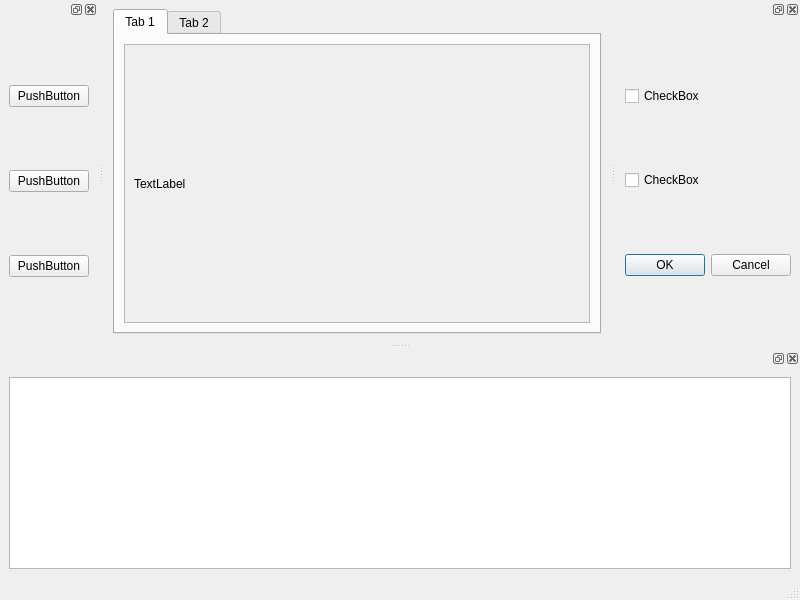
<?xml version="1.0" encoding="UTF-8"?>
<ui version="4.0">
 <class>MainWindow</class>
 <widget class="QMainWindow" name="MainWindow">
  <property name="geometry">
   <rect>
    <x>0</x>
    <y>0</y>
    <width>800</width>
    <height>600</height>
   </rect>
  </property>
  <property name="windowTitle">
   <string>MainWindow</string>
  </property>
  <widget class="QWidget" name="centralwidget">
   <layout class="QVBoxLayout" name="verticalLayout">
    <item>
     <widget class="QTabWidget" name="tabWidget">
      <widget class="QWidget" name="tab">
       <attribute name="title">
        <string>Tab 1</string>
       </attribute>
       <layout class="QGridLayout" name="gridLayout_3">
        <item row="0" column="0">
         <widget class="QScrollArea" name="scrollArea">
          <property name="widgetResizable">
           <bool>true</bool>
          </property>
          <widget class="QWidget" name="scrollAreaWidgetContents">
           <property name="geometry">
            <rect>
             <x>0</x>
             <y>0</y>
             <width>566</width>
             <height>292</height>
            </rect>
           </property>
           <layout class="QVBoxLayout" name="verticalLayout_4">
            <item>
             <widget class="QLabel" name="label">
              <property name="text">
               <string>TextLabel</string>
              </property>
             </widget>
            </item>
           </layout>
          </widget>
         </widget>
        </item>
       </layout>
      </widget>
      <widget class="QWidget" name="tab_2">
       <attribute name="title">
        <string>Tab 2</string>
       </attribute>
      </widget>
     </widget>
    </item>
   </layout>
  </widget>
  <widget class="QMenuBar" name="menubar">
   <property name="geometry">
    <rect>
     <x>0</x>
     <y>0</y>
     <width>800</width>
     <height>18</height>
    </rect>
   </property>
  </widget>
  <widget class="QStatusBar" name="statusbar"/>
  <widget class="QDockWidget" name="dockWidget">
   <property name="allowedAreas">
    <set>Qt::LeftDockWidgetArea</set>
   </property>
   <attribute name="dockWidgetArea">
    <number>1</number>
   </attribute>
   <widget class="QWidget" name="dockWidgetContents">
    <layout class="QVBoxLayout" name="verticalLayout_3">
     <item>
      <widget class="QPushButton" name="pushButton">
       <property name="text">
        <string>PushButton</string>
       </property>
      </widget>
     </item>
     <item>
      <widget class="QPushButton" name="pushButton_2">
       <property name="text">
        <string>PushButton</string>
       </property>
      </widget>
     </item>
     <item>
      <widget class="QPushButton" name="pushButton_3">
       <property name="text">
        <string>PushButton</string>
       </property>
      </widget>
     </item>
    </layout>
   </widget>
  </widget>
  <widget class="QDockWidget" name="dockWidget_2">
   <property name="allowedAreas">
    <set>Qt::RightDockWidgetArea</set>
   </property>
   <attribute name="dockWidgetArea">
    <number>2</number>
   </attribute>
   <widget class="QWidget" name="dockWidgetContents_2">
    <layout class="QGridLayout" name="gridLayout_2">
     <item row="0" column="0">
      <widget class="QCheckBox" name="checkBox">
       <property name="text">
        <string>CheckBox</string>
       </property>
      </widget>
     </item>
     <item row="1" column="0">
      <widget class="QCheckBox" name="checkBox_2">
       <property name="text">
        <string>CheckBox</string>
       </property>
      </widget>
     </item>
     <item row="2" column="0">
      <widget class="QDialogButtonBox" name="buttonBox">
       <property name="standardButtons">
        <set>QDialogButtonBox::Cancel|QDialogButtonBox::Ok</set>
       </property>
      </widget>
     </item>
    </layout>
   </widget>
  </widget>
  <widget class="QDockWidget" name="dockWidget_3">
   <property name="allowedAreas">
    <set>Qt::BottomDockWidgetArea</set>
   </property>
   <attribute name="dockWidgetArea">
    <number>8</number>
   </attribute>
   <widget class="QWidget" name="dockWidgetContents_3">
    <layout class="QVBoxLayout" name="verticalLayout_2">
     <item>
      <widget class="QTextEdit" name="textEdit"/>
     </item>
    </layout>
   </widget>
  </widget>
 </widget>
 <resources/>
 <connections/>
</ui>
